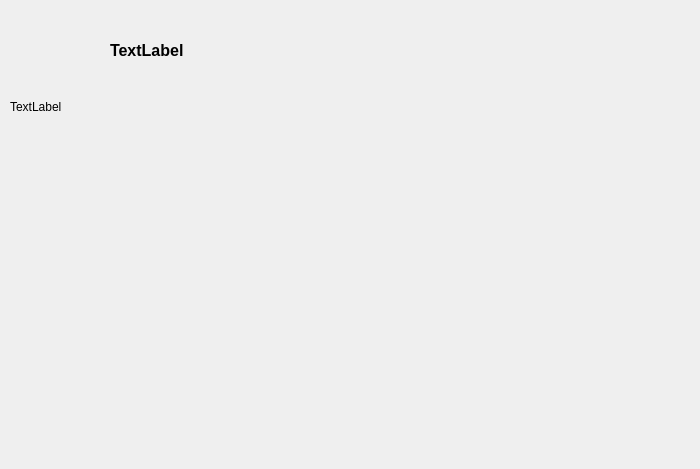
<?xml version="1.0" encoding="UTF-8"?>
<ui version="4.0">
    <class>about_window</class>
    <widget class="QDialog" name="about_window">
        <property name="geometry">
            <rect>
                <x>0</x>
                <y>0</y>
                <width>700</width>
                <height>469</height>
            </rect>
        </property>
        <property name="windowTitle">
            <string>ACG Model Cleanup - About</string>
        </property>
        <property name="windowIcon">
            <iconset resource="../../ACGModelClean/resources.qrc">
                <normaloff>:/ACG.ico</normaloff>:/ACG.ico
            </iconset>
        </property>
        <widget class="QLabel" name="label">
            <property name="geometry">
                <rect>
                    <x>10</x>
                    <y>10</y>
                    <width>101</width>
                    <height>71</height>
                </rect>
            </property>
            <property name="text">
                <string>&lt;html&gt;&lt;head/&gt;&lt;body&gt;&lt;p&gt;&lt;img src=&quot;:/acg_logo.jpg&quot;/&gt;&lt;/p&gt;&lt;/body&gt;&lt;/html&gt;</string>
            </property>
        </widget>
        <widget class="QWidget" name="verticalLayoutWidget">
            <property name="geometry">
                <rect>
                    <x>110</x>
                    <y>10</y>
                    <width>581</width>
                    <height>80</height>
                </rect>
            </property>
            <layout class="QVBoxLayout" name="verticalLayout">
                <item>
                    <widget class="QLabel" name="le_about">
                        <property name="font">
                            <font>
                                <pointsize>12</pointsize>
                                <weight>75</weight>
                                <bold>true</bold>
                            </font>
                        </property>
                        <property name="text">
                            <string>TextLabel</string>
                        </property>
                        <property name="alignment">
                            <set>Qt::AlignLeading|Qt::AlignLeft|Qt::AlignVCenter</set>
                        </property>
                    </widget>
                </item>
            </layout>
        </widget>
        <widget class="QWidget" name="verticalLayoutWidget_2">
            <property name="geometry">
                <rect>
                    <x>10</x>
                    <y>100</y>
                    <width>681</width>
                    <height>351</height>
                </rect>
            </property>
            <layout class="QVBoxLayout" name="verticalLayout_2">
                <item>
                    <widget class="QLabel" name="lbl_license">
                        <property name="text">
                            <string>TextLabel</string>
                        </property>
                        <property name="alignment">
                            <set>Qt::AlignLeading|Qt::AlignLeft|Qt::AlignTop</set>
                        </property>
                    </widget>
                </item>
            </layout>
        </widget>
    </widget>
    <resources>
        <include location="../../ACGModelClean/resources.qrc"/>
    </resources>
    <connections/>
</ui>
